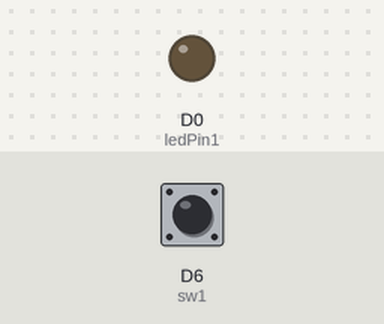
Recording of a sketch running on a simulated ESP8266 (NodeMCU). On the bench: output pins drawn as LEDs (lit = HIGH). The test bench sets the inputs (shaded band); at power-on: D6 (sw1) HIGH.

Above: at 1.2 s.
1.3 s: D6 (sw1) pulled LOW for 0.15 s
At 1.37 s:
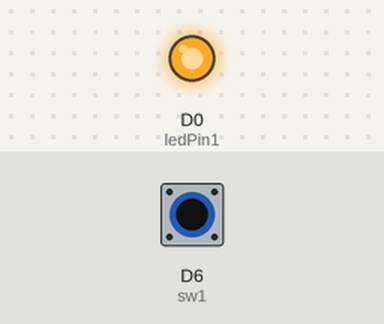
2.9 s: D6 (sw1) pulled LOW for 3.2 s
At 7.4 s:
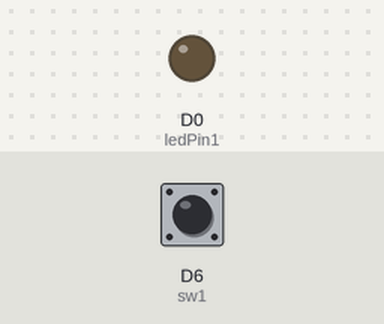
Timing chart, 0 to 8.9 s (numbered marks = the images above; inputs shaded):
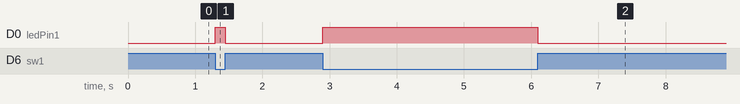

Measured:
- after the input at 1.3 s, D0 (ledPin1): LOW → HIGH at once, → LOW 0.15 s later
- after the input at 2.9 s, D0 (ledPin1): LOW → HIGH at once, → LOW 3.2 s later

The sketch:

AWIFI-Switch.ino
```cpp
#define sw1 D6
#define ledPin1 D0
int st_sw1 = 0;

void setup()
{
  pinMode(ledPin1,OUTPUT);
  pinMode(sw1,INPUT);
}

void loop()
{
  st_sw1 = digitalRead(sw1);
  digitalWrite(ledPin1,not(st_sw1));
}
```
